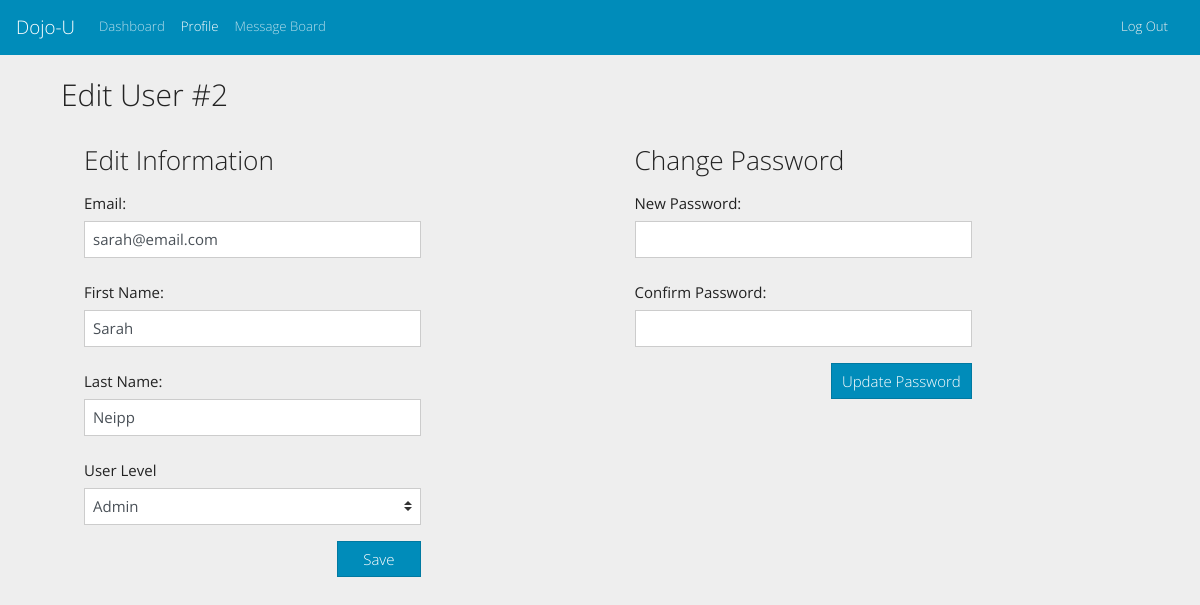
Page /users/edit/2/ (signed in) on the committed database.
### login_app/models.py (models this page shows, shortened)
class User(models.Model):
    first_name = models.CharField(max_length=255)
    last_name = models.CharField(max_length=255)
    email = models.CharField(max_length=255)
    password = models.CharField(max_length=255)
    user_level_choices =[
        (0,"Normal"),
        (9,"Admin")
    ]
    description = models.TextField(null=True)
    user_level = models.IntegerField(choices=user_level_choices, default=0)
    created_at = models.DateTimeField(auto_now_add=True)
    edited_at = models.DateTimeField(auto_now=True)
    objects = userManager()

### dashboard_app/views.py (the view)
# urls.py: path('users/edit/<int:user_id>/', db_views.edit_user, name="edit_user"),
def edit_user(request, user_id):
    if "user_id" not in request.session:
        return redirect(reverse('home'))
    logged_user = User.objects.get(id=request.session['user_id'])
    if logged_user.user_level != 9:
        return redirect(reverse('dashboard'))
    else:
        context={
            "user": User.objects.get(id=user_id),
            "logged_user": logged_user
        }
        return render (request, "edit_user.html", context)

### dashboard_app/templates/edit_user.html (shortened to what this page needs)
<!DOCTYPE html>
<html lang="en">
<head>
    <link href="https://stackpath.bootstrapcdn.com/bootswatch/4.5.0/yeti/bootstrap.min.css" rel="stylesheet"
>
</head>
<body class="bg-secondary">
    <nav class="navbar navbar-expand-lg navbar-dark bg-primary justify-content-">
        <a class="navbar-brand">Dojo-U</a>
        <div class="collapse navbar-collapse" id="navbarColor01">
            <div class="navbar-nav mr-auto">
                <a class="nav-link nav-item"
                    href="{% url 'dashboard' %}">Dashboard</a>
                <a class="nav-link nav-item active" href="{% url 'profile' %}">Profile</a>
                    <a class="nav-link nav-item" href="{% url 'message_board' logged_user.id %}">Message Board</a>
            </div>
            <a class="nav-link text-light"
                href="{% url 'logout' %}">Log
                Out</a>
        </div>
    </nav>
    <br>
    <div class="container">
        <h2 class="ml-3">Edit User #{{user.id}}</h2>
        <div class="ml-4 row">
            <div class="col-sm-12 col-md-4 mt-4">
                <h3>Edit Information</h3>
                <form action="{% url 'edit_user_info' user.id %}" method="POST" id="profile-form">
                    <div class="form-group">
                        <label for="email" class="col-form-label">Email:</label>
                        <input type="email" class="form-control" name="email" id="email" value="{{user.email}}">
                    </div>
                    <div class="form-group">
                        <label for="first_name" class="col-form-label">First Name:</label>
                        <input class="form-control" type="text" name="first_name" id="first_name" value="{{user.first_name}}">
                    </div>
                    <div class="form-group">
                        <label for="last_name" class="col-form-label">Last Name:</label>
                        <input class="form-control" type="text" name="last_name" id="last_name" value="{{user.last_name}}">
                    </div>
                    <div class="form-group">
                        <label for="user_level" class="col-form-label">User Level</label>
                        <select name="user_level" id="user_level" class="custom-select">
                            <option
                            {% if user.user_level == 9 %}
                            selected
                            {% endif %}
                            value="9">Admin</option>
                        </select>
                    </div>
                </form>
                <div class="row col-sm-12 p-0 ml-0">
                    <input form="profile-form" type="submit" class="col-sm-12 col-md-3 btn btn-primary text-white ml-auto" value="Save"></input>
                </div>
            </div>
            <div class="col-md-2 d.sm-none"></div>
            <div class=" col-sm-12 col-md-4 mt-4">
                <h3>Change Password</h3>
                <form action="{% url 'edit_user_password' user.id %}" method="post" id="password-form">
                    <div class="form-group">
                        <label for="password" class="col-form-label">New Password:</label>
                        <input type="password" name="password" id="password" class="form-control">
                    </div>
                    <div class="form-group">
                        <label for="confirm_password" class="col-form-label">Confirm Password:</label>
                        <input type="password" name="confirm_password" id="confirm_password" class="form-control">
                    </div>
                </form>
                <div class="row col-sm-12 p-0 ml-0">
                    <input form="password-form" type="submit" value="Update Password"
                        class="btn btn-primary ml-auto col-sm-12 col-md-5">
                </div>
            </div>
        </div>
    </div>
</body>
</html>

### rows in the picture
User: id "2", email "sarah@email.com", first_name "Sarah", last_name "Neipp", user_level "Admin"
